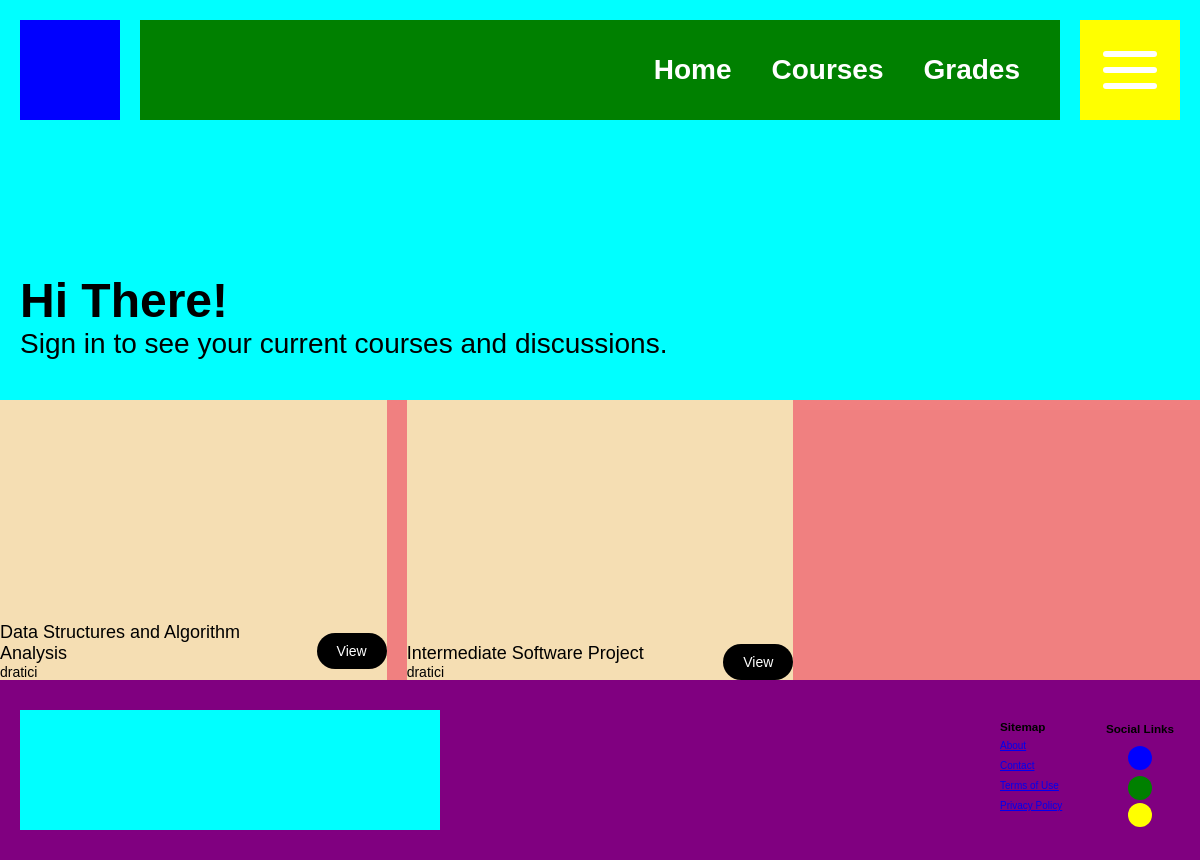
The app's page /courses/, older data.
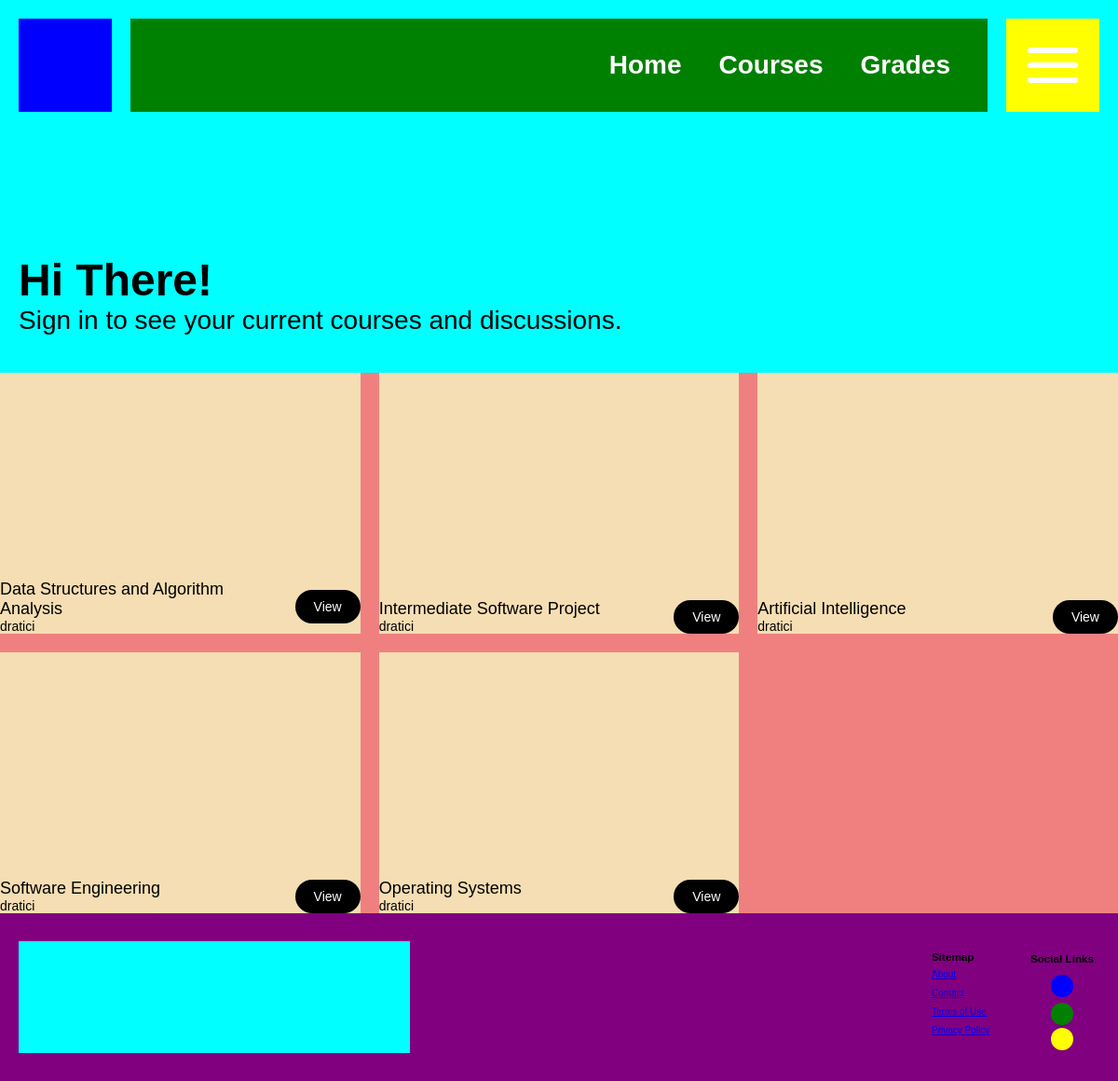
The same page, newer data.
### dashboard/models.py (models this page shows)
class Course(models.Model):
    code = models.CharField(max_length=10)
    name = models.CharField(max_length=100)
    description = models.TextField()
    instructor = models.ForeignKey(Profile, on_delete=models.CASCADE)
    students = models.ManyToManyField(Profile, related_name='courses', blank=True)
    start_date = models.DateField()
    end_date = models.DateField()
    created_date = models.DateTimeField(auto_now_add=True)
    updated_date = models.DateTimeField(auto_now=True)
    assignments = models.ManyToManyField('Assignment', related_name='courses', blank=True)

class Profile(AbstractUser):
    pass

### dashboard/views.py (the view)
# urls.py: path("courses/", views.view_courses, name="view_courses"),
def view_courses(request):
    courses = Course.objects.all()
    context = {
        "courses": courses
    }
    return render(request, "courses.html", context)

### templates/courses.html (shortened to what this page needs)
{% extends 'base.html' %}
{% block content %}
{% if courses %}
<section class="courses">
{% for course in courses %}
<section class="course">
    <section class="course-image"></section>
    <section class="course-meta">
        <section class="course-details">
            <h4>{{ course.name }}</h4>
            <p>{{ course.instructor }}</p>
        </section>
        <a href="{% url 'view_course' course.id %}">View</a>
    </section>
</section>
    {% endfor %}
</section>
{% endif %}
{% endblock content %}

### templates/base.html (shortened to what this page needs)
{% load static %}
<!DOCTYPE html>
<html>
    <head>
        <link rel="stylesheet" href="{% static 'styles/app.css' %}">
    </head>
    <body>
        <header class="site-header">
            <nav class="site-nav">
                <section class="site-logo"></section>
                <section class="site-links">
                    <ul>
                        <li><a href="#">Home</a></li>
                        <li><a href="#">Courses</a></li>
                        <li><a href="#">Grades</a></li>
                    </ul>
                </section>
                <section class="hamburger">
                    <section class="hamburger-lines">
                        <div class="hamburger-line"></div>
                        <div class="hamburger-line"></div>
                        <div class="hamburger-line"></div>
                    </section>
                </section>
            </nav>
            <section class="jumbotron">
                {% if user.is_authenticated %}
                <section class="jumbotron-content">
                    <h1>Hi {{ user.username }}!</h1>
                    <p>Here are your courses and discussions.</p>
                </section>
                {% else %}
                <section class="jumbotron-content">
                    <h1>Hi there!</h1>
                    <p>Sign in to see your current courses and discussions.</p>
                </section>
                {% endif %}
            </section>
        </header>
        <section class="main">
            {% block content %}
            {% endblock content %}
        </section>
        <footer class="site-footer">
            <section class="footer-logo"></section>
            <section class="footer-links">
                <h3>Sitemap</h3>
                <a href="#">About</a>
                <a href="#">Contact</a>
                <a href="#">Terms of Use</a>
                <a href="#">Privacy Policy</a>
            </section>
            <section class="footer-social">
                <h3>Social Links</h3>
                <a href="#"></a>
                <a href="#"></a>
                <a href="#"></a>
            </section>
        </footer>
    </body>
</html>

### static/styles/general.css (style rules this page uses)
html, body { font-size: 10px; font-family:Arial, Helvetica, sans-serif }
body { display: grid; grid-template-rows: 40rem 1fr 18rem; min-height: 100svh; }
* { margin: 0; padding: 0; box-sizing: border-box; }

### static/styles/components/header.css (style rules this page uses)
.site-header { background: aqua; display: grid; grid-template-rows: 14rem 26rem; }
.site-header .jumbotron { padding: 2rem; height: 26rem; display: grid; }
.site-header .jumbotron .jumbotron-content { align-self: end; }
.site-header .jumbotron .jumbotron-content h1 { font-size: 4.8rem; font-weight: bolder; text-transform: capitalize; }
.site-header .jumbotron .jumbotron-content p { font-size: 2.8rem; margin-bottom: 2rem; }
.site-nav { display: grid; height: 14rem; grid-template-columns: 14rem 1fr 14rem; }
.site-nav .site-logo { height: 10rem; width: 10rem; background: blue; place-self: center; }
.site-nav .site-links { display: grid; width: 100%; height: 10rem; align-self: center; background: green; }
.site-nav .site-links ul { justify-self: end; align-self: center; display: flex; list-style: none; flex-direction: row; margin-right: 4rem; }
.site-nav .site-links ul li a { text-decoration: none; color: white; margin-left: 4rem; font-size: 2.8rem; font-weight: bolder; }
.site-nav .hamburger { width: 10rem; height: 10rem; place-self: center; background: yellow; display: grid; }
.site-nav .hamburger .hamburger-lines { place-self: center; display: grid; grid-template-rows: 0.6rem 0.6rem 0.6rem; row-gap: 1rem; }
.site-nav .hamburger .hamburger-lines .hamburger-line { width: 5.4rem; height: 0.6rem; background: white; border-radius: 2rem; }

### static/styles/components/footer.css (style rules this page uses)
.site-footer { display: grid; width: 100%; background: purple; grid-template-columns: 46rem 1fr 12rem; height: 18rem; }
.site-footer .footer-logo { height: 12rem; width: 42rem; background: aqua; place-self: center; }
.site-footer .footer-links { display: grid; grid-template-columns: 8rem; grid-auto-rows: 2rem; justify-self: end; align-self: center; }
.site-footer .footer-social { display: grid; grid-template-rows: 3rem 3rem 3rem; place-items: center; place-self: center; }
.site-footer .footer-social a { display: inline-block; width: 2.4rem; height: 2.4rem; border-radius: 50%; }
.site-footer .footer-social a:nth-child(2) { background: blue; }
.site-footer .footer-social a:nth-child(3) { background: green; }
.site-footer .footer-social a:nth-child(4) { background: yellow; }

### static/styles/components/courses.css (style rules this page uses)
.courses { display: grid; grid-gap: 2rem; grid-template-columns: 1fr 1fr 1fr; background: lightcoral; }
.courses .course { background: lightblue; position: relative; }
.courses .course .course-image { height: 28rem; width: auto; background: wheat; }
.courses .course .course-meta { position: absolute; bottom: 0; display: grid; width: 100%; grid-template-columns: 1fr 8rem; justify-content: space-between; }
.courses .course .course-meta .course-details h4 { margin: 0; padding: 0; font-size: 1.8rem; font-weight: 400; }
.courses .course .course-meta .course-details p { margin: 0; padding: 0; font-size: 1.4rem; font-weight: 300; }
.courses .course .course-meta a { justify-self: end; align-self: center; text-decoration: none; color: #fff; background: #000; padding: 1rem 2rem; border-radius: 2rem; font-size: 1.4rem; font-weight: 300; }

Row changes from the older to the newer data that the page shows:
added Course: name "Artificial Intelligence", instructor "dratici"
added Course: name "Software Engineering", instructor "dratici"
added Course: name "Operating Systems", instructor "dratici"
